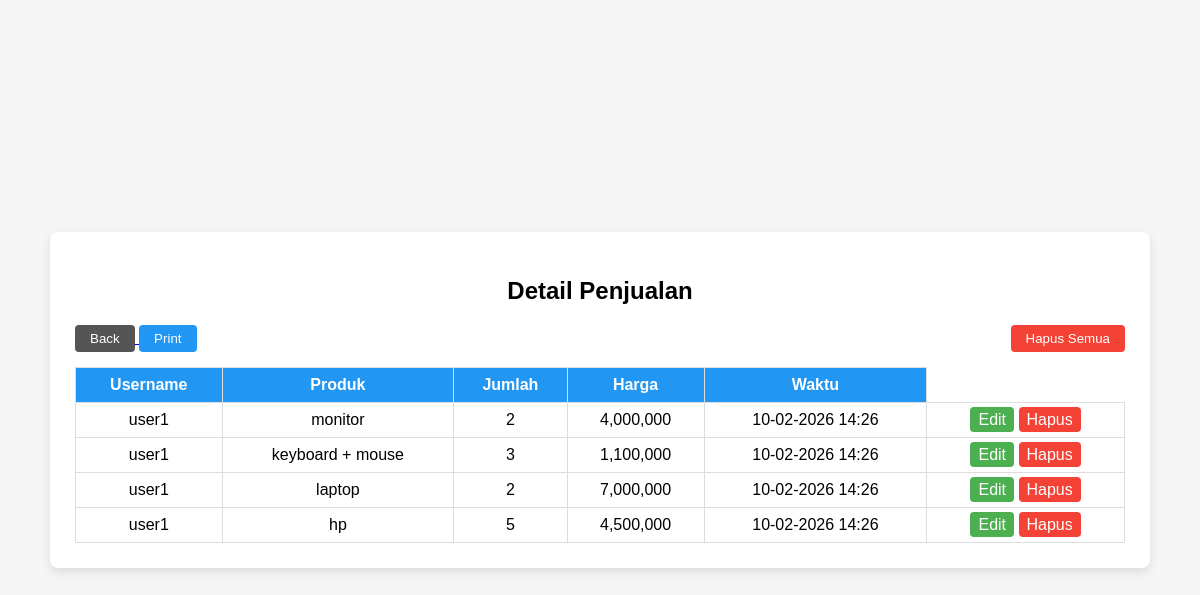
Page /detailpenjualan.php (signed in) on the committed database.
### tables this page shows
CREATE TABLE `detailpenjualan` (
  `id` int(11) NOT NULL,
  `penjualanid` int(11) NOT NULL,
  `produkid` int(11) NOT NULL,
  `jumlahproduk` int(11) NOT NULL,
  `subtotal` decimal(10,0) NOT NULL,
  `namaproduk` varchar(100) DEFAULT NULL,
  `harga` int(11) DEFAULT NULL,
  `waktu` date DEFAULT NULL
);

CREATE TABLE `akun` (
  `id` int(11) NOT NULL,
  `username` varchar(255) DEFAULT NULL,
  `password` varchar(255) DEFAULT NULL,
  `tp` varchar(255) DEFAULT NULL,
  `alamat` text DEFAULT NULL,
  `role` varchar(255) DEFAULT NULL
);

CREATE TABLE `produk` (
  `id` int(11) NOT NULL,
  `namaproduk` varchar(255) DEFAULT NULL,
  `harga` decimal(10,0) DEFAULT NULL,
  `stok` int(11) DEFAULT NULL
);

CREATE TABLE `penjualan` (
  `id` int(11) NOT NULL,
  `tanggalpenjualan` date DEFAULT NULL,
  `totalharga` decimal(10,0) DEFAULT NULL,
  `pelangganid` int(11) DEFAULT NULL,
  `created_at` datetime DEFAULT current_timestamp()
);

### detailpenjualan.php (the view, shortened to what this page needs)
<?php
include "koneksi.php";
$data = mysqli_query($koneksi,"
    SELECT
        dp.id,
        a.username,
        p.namaproduk,
        dp.jumlahproduk,
        p.harga,
        pj.created_at
    FROM detailpenjualan dp
    JOIN penjualan pj ON dp.penjualanid = pj.id
    JOIN pelanggan pl ON pj.pelangganid = pl.id
    JOIN akun a ON pl.idakun = a.id
    JOIN produk p ON dp.produkid = p.id
    ORDER BY pj.created_at DESC
");
?>
<!DOCTYPE html>
<html>
<head>
</head>
<body>
<div class="container">
    <h2>Detail Penjualan</h2>
    <div class="top-action">
        <div>
            <a href="index.php">
                <button class="btn btn-gray">Back</button>
            </a>
            <button onclick="window.print()" class="btn btn-blue">Print</button>
        </div>
        <?php if ($_SESSION['role'] == "administrator") { ?>
            <a href="?hapus_semua=true" onclick="return confirm('Yakin hapus semua data?')">
                <button class="btn btn-red">Hapus Semua</button>
            </a>
        <?php } ?>
    </div>
    <table>
        <tr>
            <th>Username</th>
            <th>Produk</th>
            <th>Jumlah</th>
            <th>Harga</th>
            <th>Waktu</th>
        </tr>
        <?php while ($dp = mysqli_fetch_assoc($data)) { ?>
        <tr>
            <td><?= $dp['username']; ?></td>
            <td><?= $dp['namaproduk']; ?></td>
            <td><?= $dp['jumlahproduk']; ?></td>
            <td><?= number_format($dp['harga']); ?></td>
            <td><?= date('d-m-Y H:i', strtotime($dp['created_at'])); ?></td>
            <td>
                <a href="?edit=<?= $dp['id']; ?>" class="edit">Edit</a>
                <a href="?hapus=<?= $dp['id']; ?>" class="hapus"
                   onclick="return confirm('Yakin hapus data ini?')">
                   Hapus
                </a>
            </td>
        </tr>
        <?php } ?>
    </table>
</div>
</body>
</html>

### detailpenjualan.php (style rules this page uses)
body { margin: 0; min-height: 100vh; display: flex; justify-content: center; align-items: center; background-color: whitesmoke; font-family: Arial, sans-serif; }
.container { background: white; padding: 25px; width: 1050px; border-radius: 8px; box-shadow: 0 4px 10px rgba(0,0,0,0.1); }
h2 { text-align: center; }
table { width: 100%; border-collapse: collapse; margin-top: 15px; }
table th, table td { border: 1px solid #ddd; padding: 8px; text-align: center; }
table th { background: #2196F3; color: white; }
.btn { padding: 6px 15px; border: none; border-radius: 4px; cursor: pointer; color: white; }
.btn-gray { background: #555; }
.btn-red { background: #f44336; }
.btn-blue { background: #2196F3; }
.edit { background: #4CAF50; color: white; padding: 4px 8px; border-radius: 4px; text-decoration: none; }
.hapus { background: #f44336; color: white; padding: 4px 8px; border-radius: 4px; text-decoration: none; }
.top-action { display: flex; justify-content: space-between; margin-bottom: 10px; }

### rows in the picture
detailpenjualan: akun.username "user1", produkid.namaproduk "monitor", jumlahproduk "2", produkid.harga "4,000,000", penjualanid.created_at "10-02-2026 14:26"
detailpenjualan: akun.username "user1", produkid.namaproduk "keyboard + mouse", jumlahproduk "3", produkid.harga "1,100,000", penjualanid.created_at "10-02-2026 14:26"
detailpenjualan: akun.username "user1", produkid.namaproduk "laptop", jumlahproduk "2", produkid.harga "7,000,000", penjualanid.created_at "10-02-2026 14:26"
detailpenjualan: akun.username "user1", produkid.namaproduk "hp", jumlahproduk "5", produkid.harga "4,500,000", penjualanid.created_at "10-02-2026 14:26"
